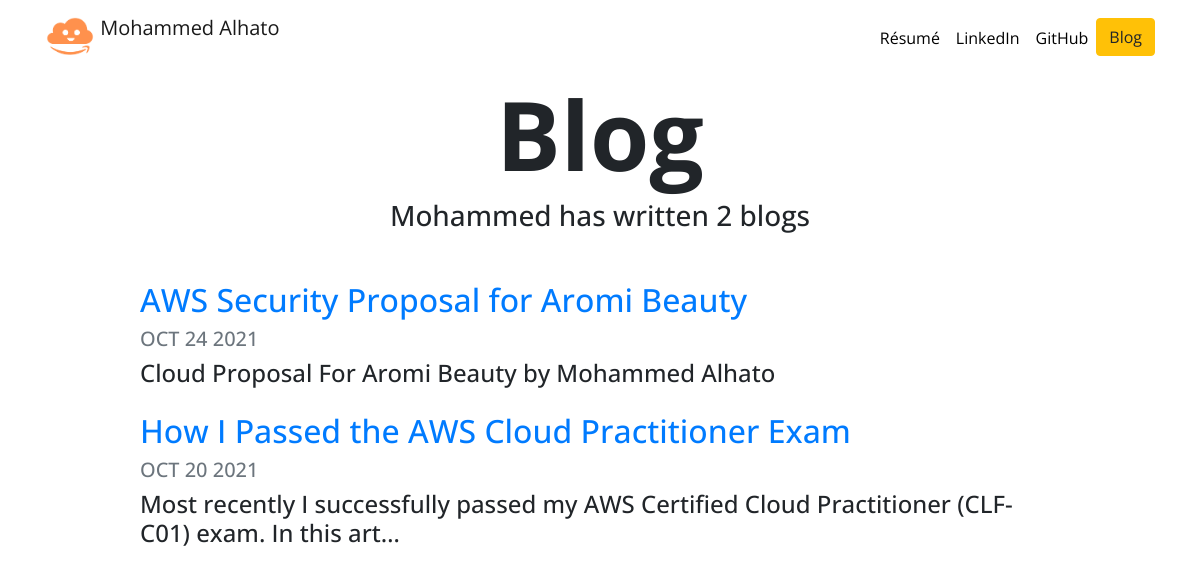
Screenshot of /blog/ with the database file from the repository.
### blog/models.py (models this page shows, shortened)
class Blog(models.Model):
  title = models.CharField(max_length=200)
  description = models.TextField()
  date = models.DateField()

### blog/views.py (the view)
# urls.py: path('',views.all_blogs,name="all_blogs"),
def all_blogs(request):
  blogs = Blog.objects.all().order_by('-date')
  return render(request,'blog/all_blogs.html',{'blogs':blogs})

### blog/templates/blog/all_blogs.html
{% extends "portfolio/base.html" %} {% load static %} {% block content %}
<h1 id="blogtitle" class="font-weight-bold text-center">Blog</h1>
<h3 class="text-center mb-5">
  Mohammed has written {{ blogs.count }} blog{{ blogs.count|pluralize }}
</h3>
{% for blog in blogs %}
<div class="row justify-content-center my-3">
  <div class="col-md-10">
    <a href="{% url 'blog:detail' blog.id %}">
      <h2>{{ blog.title }}</h2>
    </a>
    <h5 class="text-muted">{{ blog.date|date:'M d Y'|upper }}</h5>
    <h4>{{ blog.description|striptags|truncatechars:100 }}</h4>
  </div>
</div>
{% endfor %}{% endblock %}

### portfolio/static/portfolio/custom.css (style rules this page uses)
body { font-family: "Open Sans", sans-serif; }
#blogtitle { font-size: 6rem; }

### rows the page displays
Blog: title "AWS Security Proposal for Aromi Beauty", date "OCT 24 2021", description "Cloud Proposal For Aromi Beauty by Mohammed Alhato"
Blog: title "How I Passed the AWS Cloud Practitioner Exam", date "OCT 20 2021", description "Most recently I successfully passed my AWS Certified Cloud Practitioner (CLF-C01) exam. In this art…"

### other values shown
{{ blogs.count }} "2"
